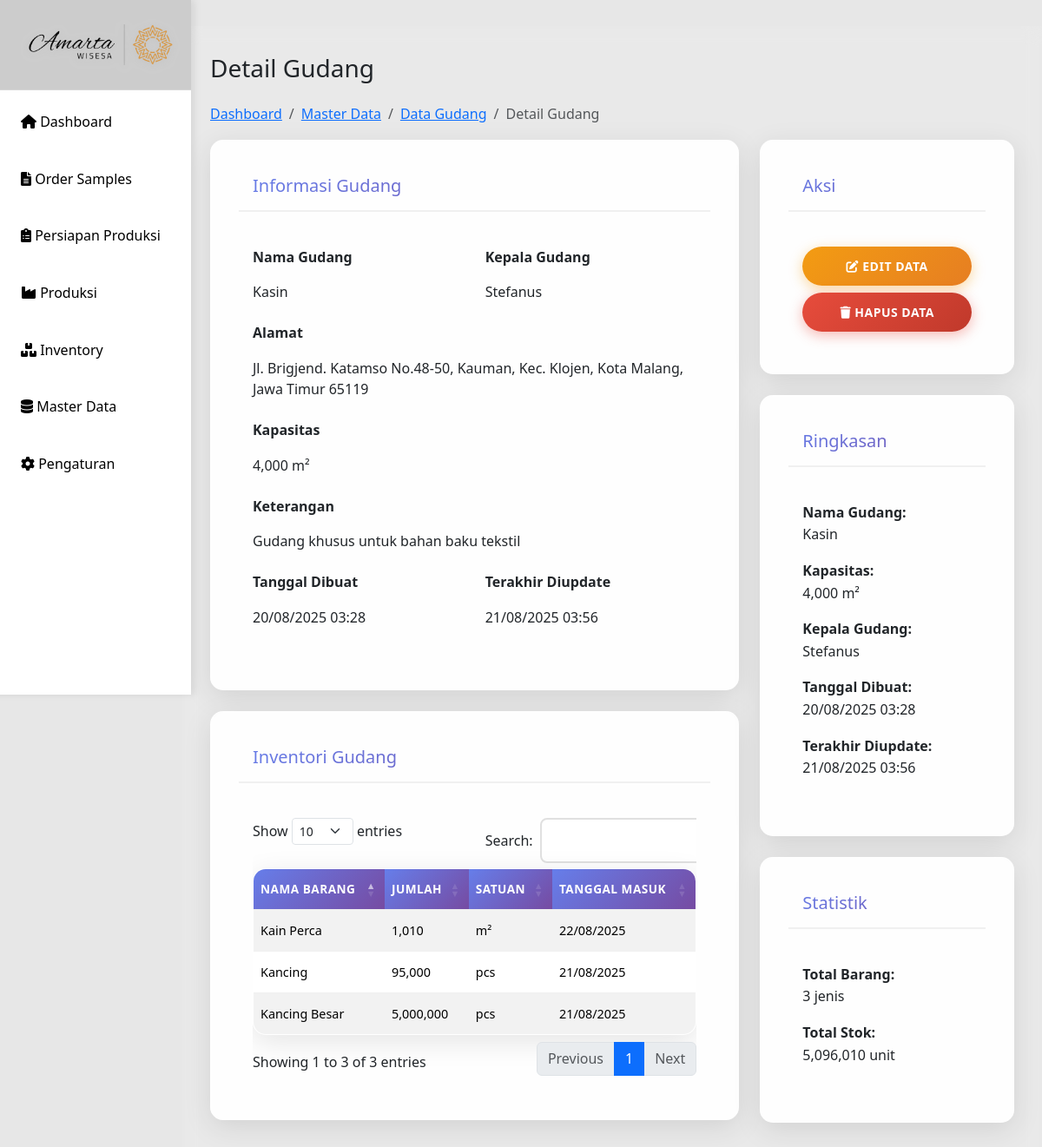
Before: /detail-gudang.php?id=3 with the older database file.
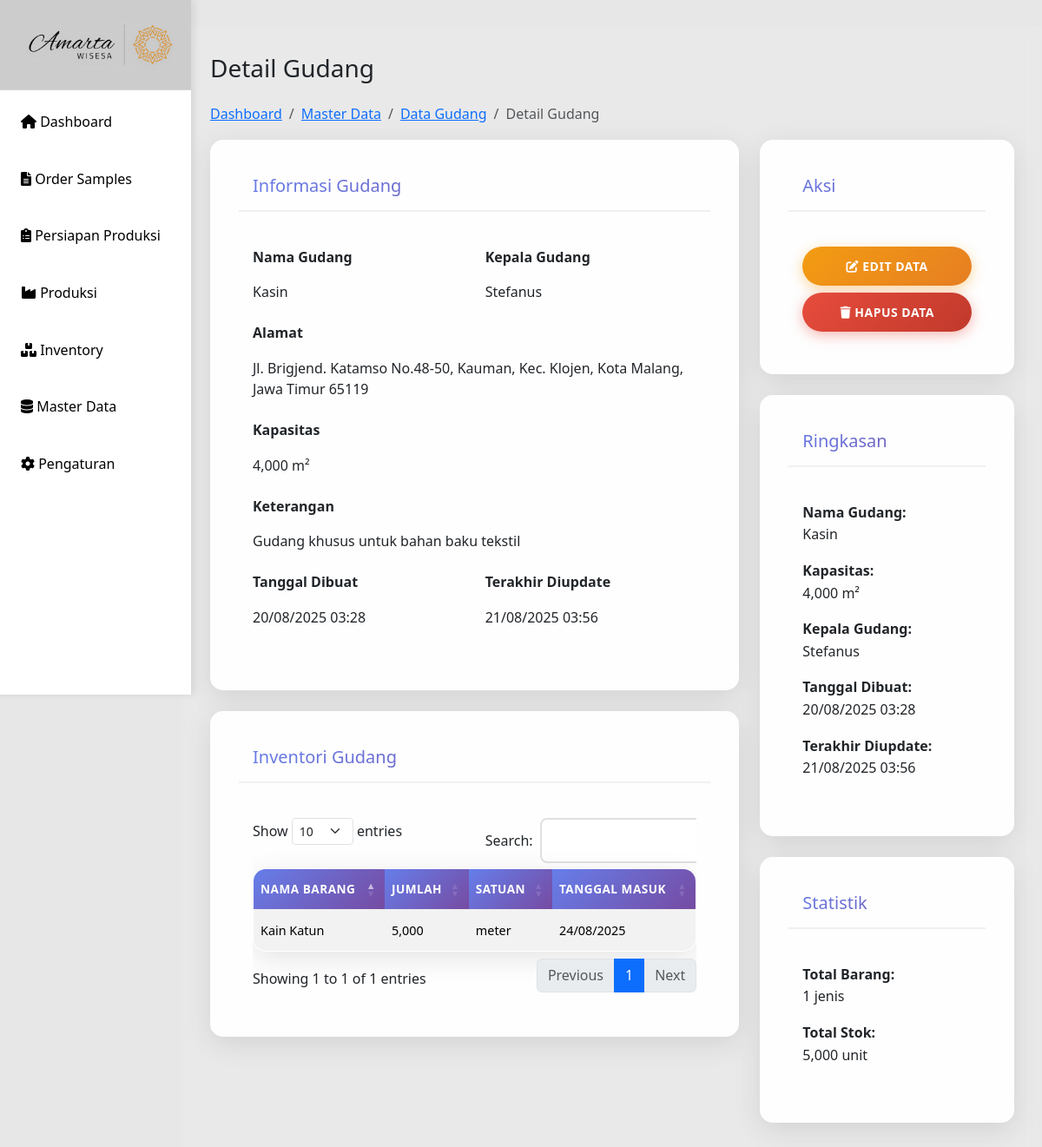
After: the same page with the newer database file.
### tables this page shows
CREATE TABLE `inventory_gudang` (
  `id` int(11) UNSIGNED NOT NULL,
  `id_inventory` int(11) NOT NULL,
  `id_gudang` int(11) NOT NULL,
  `nama_barang` varchar(100) NOT NULL,
  `jumlah` int(11) NOT NULL DEFAULT 0,
  `stok_akhir` int(11) NOT NULL DEFAULT 0,
  `satuan` varchar(20) NOT NULL,
  `tanggal_masuk` date DEFAULT NULL,
  `tanggal_update` timestamp NOT NULL DEFAULT current_timestamp() ON UPDATE current_timestamp()
);

### detail-gudang.php (the view, shortened to what the changed rows need)
<?php
include 'includes/header.php';
include 'config/db.php';
$id_gudang = $_GET['id'];
$inventory_data = [];
$inventory_sql = "SELECT * FROM inventory_gudang WHERE id_gudang = ? ORDER BY nama_barang ASC";
$stmt_inventory = mysqli_prepare($conn, $inventory_sql);
if ($stmt_inventory) {
    mysqli_stmt_bind_param($stmt_inventory, "i", $id_gudang);
    mysqli_stmt_execute($stmt_inventory);
    $inventory_result = mysqli_stmt_get_result($stmt_inventory);
    $inventory_data = mysqli_fetch_all($inventory_result, MYSQLI_ASSOC);
}
?>
<div class="main-content">
    <div class="row">
        <div class="col-12">
            <h1 class="h3 mb-4">Detail Gudang</h1>
            <div class="row">
                <div class="col-md-8">
                    <?php if (!empty($inventory_data)): ?>
                    <div class="card mt-4">
                        <div class="card-header">
                            <h5 class="card-title mb-0">Inventori Gudang</h5>
                        </div>
                        <div class="card-body">
                            <div class="table-responsive">
                                <table id="invGudangTable" class="table table-striped">
                                    <thead>
                                        <tr>
                                            <th>Nama Barang</th>
                                            <th>Jumlah</th>
                                            <th>Satuan</th>
                                            <th>Tanggal Masuk</th>
                                        </tr>
                                    </thead>
                                    <tbody>
                                        <?php foreach ($inventory_data as $item): ?>
                                        <tr>
                                            <td><?= htmlspecialchars($item['nama_barang']); ?></td>
                                            <td><?= number_format($item['jumlah']); ?></td>
                                            <td><?= htmlspecialchars($item['satuan']); ?></td>
                                            <td><?= date('d/m/Y', strtotime($item['tanggal_masuk'])); ?></td>
                                        </tr>
                                        <?php endforeach; ?>
                                    </tbody>
                                </table>
                            </div>
                        </div>
                    </div>
                    <?php endif; ?>
                </div>
                <div class="col-md-4">
                    <div class="card mt-3">
                        <div class="card-body">
                            <p><strong>Total Barang:</strong><br>
                            <?= count($inventory_data); ?> jenis</p>
                            <p><strong>Total Stok:</strong><br>
                            <?= count($inventory_data) > 0 ? number_format(array_sum(array_column($inventory_data, 'jumlah'))) : 0; ?> unit</p>
                        </div>
                    </div>
                </div>
            </div>
        </div>
    </div>
</div>
<?php
include 'includes/footer.php';
?>

Changed rows visible on the page:
removed inventory_gudang: nama_barang "Kain Perca", jumlah "1,010", satuan "m²", tanggal_masuk "22/08/2025"
removed inventory_gudang: nama_barang "Kancing", jumlah "95,000", satuan "pcs", tanggal_masuk "21/08/2025"
removed inventory_gudang: nama_barang "Kancing Besar", jumlah "5,000,000", satuan "pcs", tanggal_masuk "21/08/2025"
added inventory_gudang: nama_barang "Kain Katun", jumlah "5,000", satuan "meter", tanggal_masuk "24/08/2025"
Other visible differences:
text written by a page script: "Show entries Search: Showing 1 to 3 of 3 entries Previous 1 Next" → "Show entries Search: Showing 1 to 1 of 1 entries Previous 1 Next"
count($inventory_data): "3" → "1"
array_sum(array_column($inventory_data, 'jumlah')): "5,096,010" → "5,000"
